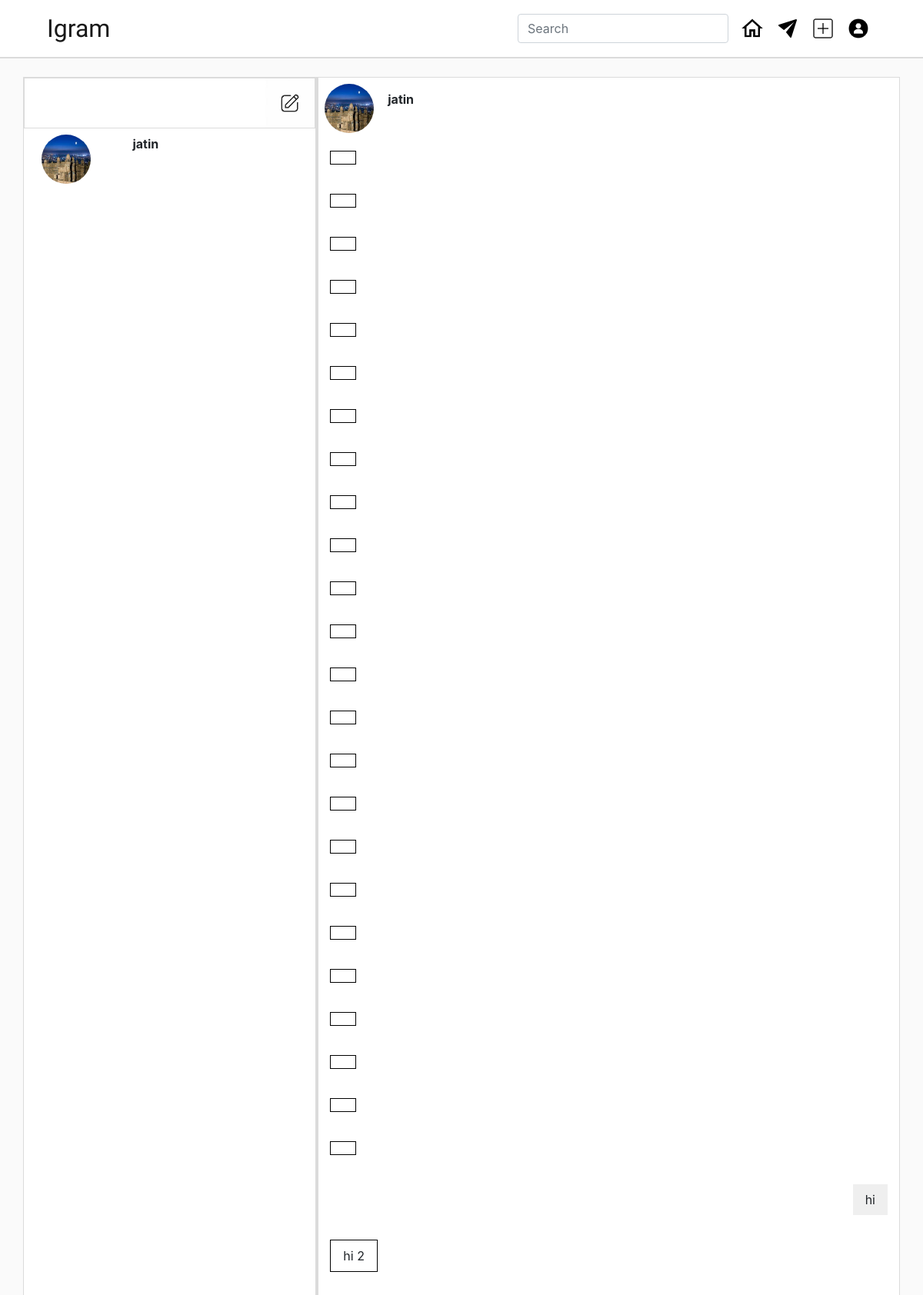
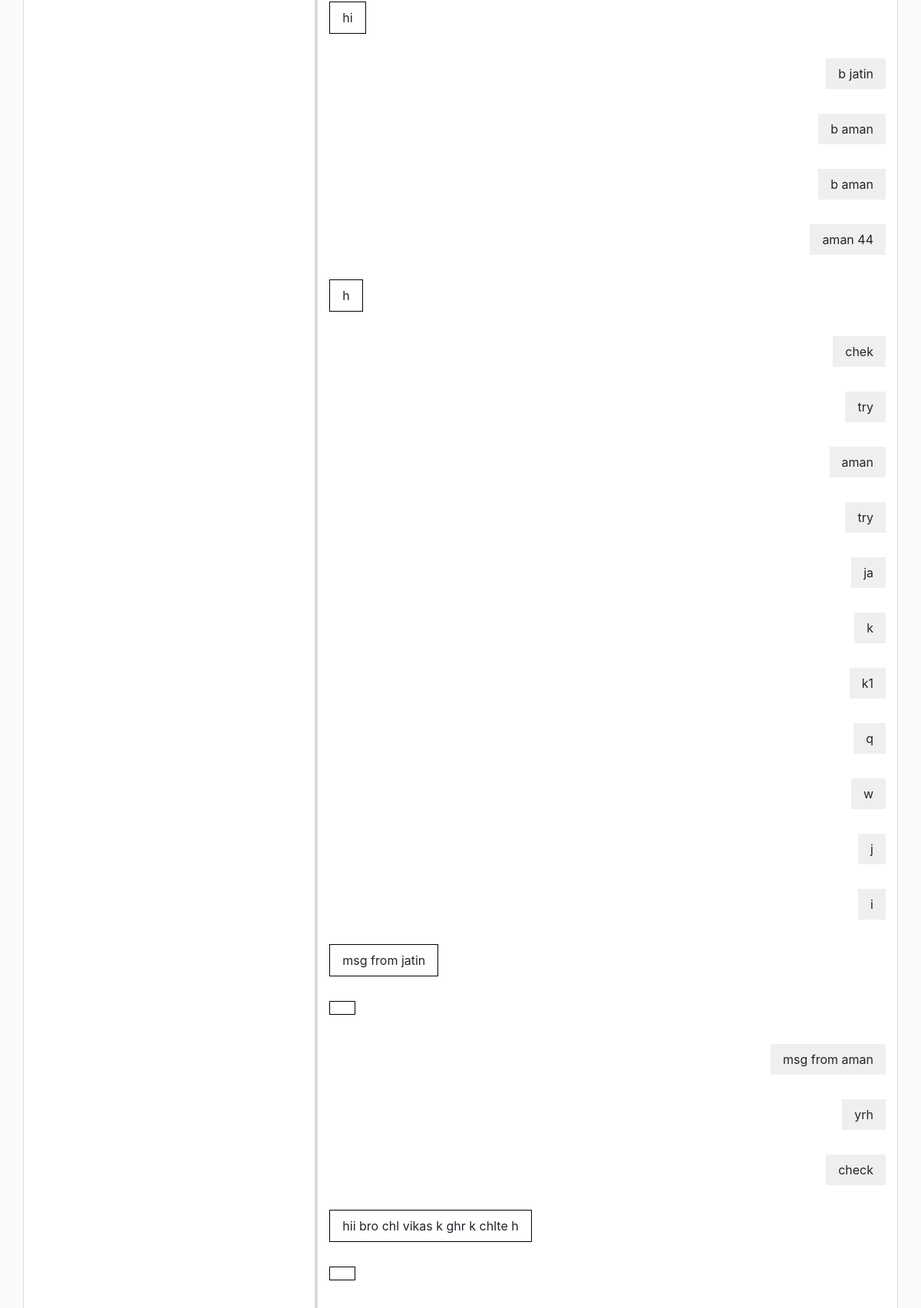
Page /inbox/chatBox/jatin/ (signed in, upper part) on the committed database (2 pictures, top to bottom).
### home/models.py (models this page shows)
class User(AbstractUser):
    profileImage=models.ImageField(upload_to=profile_upload_location,default='Default-Profile-Picture-Download-PNG-Image.png')
    discription=models.TextField(blank=True,null=True,max_length=100)

### chat/models.py (models this page shows, shortened)
class Thread(models.Model):
    first        = models.ForeignKey(User, on_delete=models.CASCADE, related_name='chat_thread_first')
    second       = models.ForeignKey(User, on_delete=models.CASCADE, related_name='chat_thread_second')
    updated      = models.DateTimeField(auto_now=True)
    timestamp    = models.DateTimeField(auto_now_add=True)
    objects      = ThreadManager()

class ChatMessage(models.Model):
    thread      = models.ForeignKey(Thread, null=True, blank=True, on_delete=models.SET_NULL)
    user        = models.ForeignKey(User, verbose_name='sender', on_delete=models.CASCADE)
    message     = models.TextField()
    timestamp   = models.DateTimeField(auto_now_add=True)

### chat/views.py (the view)
# urls.py: path('chatBox/<str:user>/',views.chatBox,name='chatBox'),
def chatBox(request,user):
    try:
        follow_=Follow.objects.get(user=request.user)
    except Follow.DoesNotExist:
        follow_=Follow.objects.create(user=request.user)
    qs=Thread.objects.by_user(request.user)
    obj, created    = Thread.objects.get_or_new(request.user, user)
    if obj == None:
        raise Http404
    param={'qs':qs,'messages':obj,'following':follow_}
    return render(request,'chat/chatbox.html',param)

### chat/models.py (called while the page is built, shortened)
    def by_user(self, user):
        qlookup = Q(first=user) | Q(second=user)
        qlookup2 = Q(first=user) & Q(second=user)
        qs = self.get_queryset().filter(qlookup).exclude(qlookup2).distinct()
        return qs

    def get_or_new(self, user, other_username): # get_or_create
        username = user.username
        if username == other_username:
            return None
        qlookup1 = Q(first__username=username) & Q(second__username=other_username)
        qlookup2 = Q(first__username=other_username) & Q(second__username=username)
        qs = self.get_queryset().filter(qlookup1 | qlookup2).distinct()
        if qs.count() == 1:
            return qs.first(), False
        elif qs.count() > 1:
            return qs.order_by('timestamp').first(), False

### templates/chat/chatbox.html (shortened to what this page needs)
{% extends 'chat/inbox.html' %}
{% block chatBox %}
<div class="row" id="inbox-header" style="background-color: inherit;height: min-content;">
    {% if request.user.username == messages.first.username %}
    <div class="row py-2 w-100">
        <div class="col-1 hover-effect">
            <img onclick="showProfile('{{messages.second.username}}')" src='{{messages.second.profileImage.url}}'
                class="mx-3 rounded-circle" alt="" style="height: 2rem;">
        </div>
        <div class="col hover-effect">
            <b onclick="showProfile('{{messages.second.username}}')">{{messages.second.username}}</b>
        </div>
    </div>
    {% else %}
    <div class="row py-2 ">
        <div class="col-md-4" >
            <img onclick="showProfile('{{messages.first.username}}')" src='{{messages.first.profileImage.url}}'
                class="chat-img mx-2 rounded-circle hover-effect" alt="">
        </div>
        <div class="col-md ml-4 mt-2 hover-effect">
            <b onclick="showProfile('{{messages.first.username}}')">{{messages.first.username}}</b>
        </div>
    </div>
    {% endif %}
</div>
<div class="row " id="inbox-messages" style="background-color: inherit;height: 100%;overflow-x: auto;">
    <div class="container" id="chat-log">
        {% for chat in messages.chatmessage_set.all %}
        {% if chat.user == request.user %}
        <p class="text-right w-100 rounded-circle py-2" style="height: min-content;"><span class="py-2 px-3 "
                style="background-color: rgb(239,239,239) ;height: max-content;display: inline-block;max-width: 50%;word-wrap:break-word">
                {{ chat.message }}</span></p>
        {% else %}
        <p class="text-left w-100 rounded-circle py-2" style="height: min-content;background-color: inherit;"><span class="py-2 px-3"
            style="background-color: inherit;border: 1px solid black ;height: fit-content;display: inline-block;max-width: 50%;word-wrap:break-word">{{ chat.message}}</span></p>
        {% endif %}
        {% endfor %}
    </div>
</div>
{% endblock chatBox %}

### templates/chat/inbox.html (shortened to what this page needs)
{% extends 'base.html' %}
{% load static %}
{% block inboxActive %}{% static 'img/message-logo-active.png' %} {% endblock inboxActive %}
{% block body %}
<div class="container my-4" style="background-color: rgb(255, 255, 255);height:80vh;">
    <div class="row" style="height: 100%;border: 1px solid rgb(219, 219, 219);"" >
    <div class="col-md-4  " style="background-color: rgb(255, 255, 255);height: 100%;overflow-y: auto;" >
        <div class="row hover-not" style="border: 1px solid rgb(219, 219, 219);">
            <img class="chat-img ml-auto my-0 hover-effect" data-toggle="modal" data-target="#SendMessageModal" src={% static 'img/create-chat.png' %} alt="">
        </div>
        <div class="hover-inbox">
        {% for chat in qs %}
        {% if request.user.username == chat.first.username %}
        <a href={% url 'chatBox' chat.second.username %} style="text-decoration:none; color: inherit;">
        <div class="row py-2 ">
            <div class="col-4">
                <img src='{{chat.second.profileImage.url}}' class="chat-img mx-2 rounded-circle" alt="">
            </div>
            <div class="col">
                <b>{{chat.second.username}}</b>
            </div>
        </div>
    </a>
            {% else %}
            <a href={% url 'chatBox' chat.first.username %} style="text-decoration:none; color: inherit;">
                <div class="row py-2 ">
            <div class="col-4">
                <img src='{{chat.first.profileImage.url}}' class="chat-img mx-2 rounded-circle" alt="">
            </div>
            <div class="col">
                <b>{{chat.first.username}}</b>
            </div>
        </div>
    </a>
            {% endif %}
        {% endfor %}
    </div>
    </div>
    <div class="col-md-8 d-flex flex-column " style="background-color: inherit;height: 100%;border-left: 4px solid rgb(219, 219, 219);">
        {% block chatBox %}{% endblock chatBox %}
    </div>
</div>
</div>
{% endblock body %}

### templates/base.html (shortened to what this page needs)
<!doctype html>
<html lang="en">
<head>
  <link rel="stylesheet" href="https://maxcdn.bootstrapcdn.com/bootstrap/4.0.0/css/bootstrap.min.css"
>
</head>
<body>
  {% load static %}
  <div class="container-fluid" style="background-color: rgb(255,255,255);border-bottom: 2px solid rgb(219,219,219);">
  <div class="container py-0 my-0">
    <nav class="navbar navbar-expand-lg navbar-light bg-white">
      <a class="navbar-brand" style="font-family: 'Grand Hotel', cursive;" href="#">Igram</a>
      <div class="collapse navbar-collapse" id="navbarSupportedContent">
        <form class="form-inline ml-auto my-2 my-lg-0 ">
          <input id="searchUser" class="form-control mr-sm-2 " type="search" placeholder="Search" aria-label="Search"
           onkeyup="search()" data-container="body" data-toggle="popover" data-html="true" data-trigger="focus"
            data-placement="bottom" data-content="" autocomplete="off">
        </form>
        <a href={% url 'home' %}>
          <img class="img-logo mx-2" src={% block homeActive %}{% static 'img/home.png' %}{% endblock homeActive %} alt="">
        </a>
        <a href={% url 'inbox' %}>
        <img class="img-logo mx-2" src={% block inboxActive %}{% static 'img/message-logo.png' %}{% endblock inboxActive %} alt="">
        <a href="#" role="button" data-toggle="modal" data-target="#exampleModalCenter">
          <img class="img-logo mx-2" src={% block postLogoActive %}{% static 'img/post-logo.png' %}{% endblock postLogoActive %} alt="">
        </a>
        <div class="nav-item dropdown">
          <a href="#" id="navbarDropdown" role="button" data-toggle="dropdown" aria-haspopup="true"
            aria-expanded="false">
            {% if request.user.profileImage %}
            <img class="img-logo mx-2 " src="{{request.user.profileImage.url}}" alt="" style="border-radius: 100%;">
            {% else %}
            <img class="img-logo mx-2" src="static/img/profile.png" alt="">
            {% endif %}
          </a>
        </div>
      </div>
    </nav>
  </div>
</div>
  {% block body %} {% endblock body %}
</body>
</html>

### templates/base.html (style rules this page uses)
.navbar-brand { font-size: 2rem !important; }
.img-logo { height: 30px; width: 30px; }
body { background: rgb(250, 250, 250); }

### templates/chat/inbox.html (style rules this page uses)
.chat-img { height: 4rem; width: 4rem; }

### rows in the picture
User: user.profileImage (placeholder picture)
Thread: first.profileImage (picture), first.username "jatin"
ChatMessage: message "hi"
ChatMessage: message "hi 2"
ChatMessage: message "hi"
ChatMessage: message "b jatin"
ChatMessage: message "b aman"
ChatMessage: message "b aman"
ChatMessage: message "aman 44"
ChatMessage: message "h"
ChatMessage: message "chek"
ChatMessage: message "try"
ChatMessage: message "aman"
ChatMessage: message "try"
ChatMessage: message "ja"
ChatMessage: message "k"
ChatMessage: message "k1"
ChatMessage: message "q"
ChatMessage: message "w"
ChatMessage: message "j"
ChatMessage: message "i"
ChatMessage: message "msg from jatin"
ChatMessage: message "msg from aman"
ChatMessage: message "yrh"
ChatMessage: message "check"
ChatMessage: message "hii bro chl vikas k ghr k chlte h"
